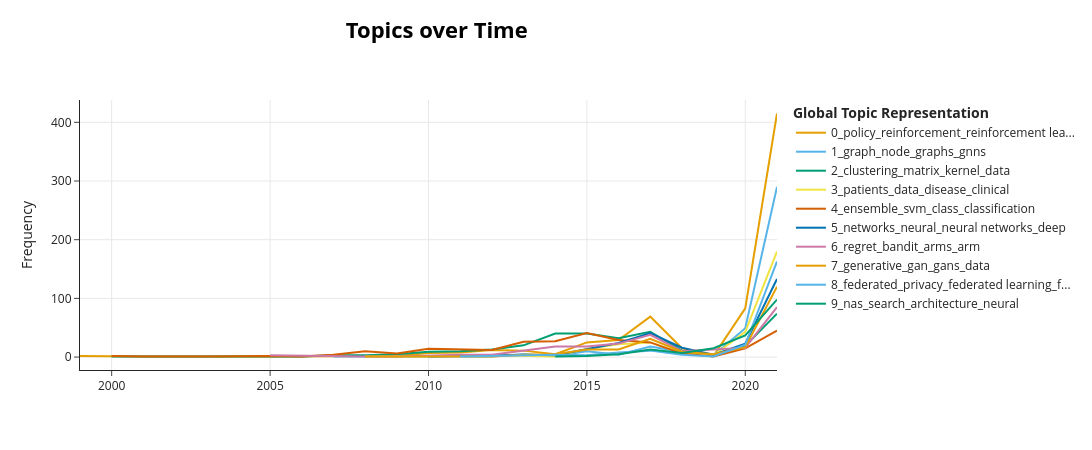

Write notebook code for a chart like this one.
### Code cell
# 10. topic evolution over time
# This section analyzes how topics evolve over time in BERTopic.
# The year is first converted into datetime format and used as timestamps.
# The topics_over_time() function computes the frequency of each topic over time.
# The evolution_tuning parameter smooths temporal changes, while global_tuning
# ensures consistency of topics across time.
# The results are then reshaped into a "time × topic" matrix using pivot_table,
# which facilitates further analysis and visualization (e.g., line plots).

timestamps = pd.to_datetime(df["year"].astype(str), format="%Y")

topics_over_time = topic_model.topics_over_time(
    docs=texts,
    timestamps=timestamps,
    nr_bins=None,
    evolution_tuning=True,
    global_tuning=True
)

evo_pivot = topics_over_time.pivot_table(
    index="Timestamp",
    columns="Topic",
    values="Frequency",
    fill_value=0
)
print(evo_pivot.shape)
print(evo_pivot.head())

# 11. visualize topic evolution
fig = topic_model.visualize_topics_over_time(
    topics_over_time,
    top_n_topics=10
)

fig.show()

### Figure 1 — Plotly figure (JSON) as saved in the notebook; plotly's stock layout.template omitted (floating-point values rounded to 4 significant figures)
{"data": [{"hoverinfo": "text", "hovertext": ["<b>Topic 0</b><br>Words: abstractions, hierarchical, policy, state, abstraction", "<b>Topic 0</b><br>Words: observable, partially, external memory, agent, domains", "<b>Topic 0</b><br>Words: respond, evaluating, agent, significantly affect, quickly learn", "<b>Topic 0</b><br>Words: gradient, lambda, minimizing, function, introduced", "<b>Topic 0</b><br>Words: performance guarantee, brier, substitution, especially case, optimal learning", "<b>Topic 0</b><br>Words: solution, problem, traversal, stochastic, relevant information", "<b>Topic 0</b><br>Words: control, reinforcement learning, reinforcement, learning, algorithm", "<b>Topic 0</b><br>Words: policy, learning, reinforcement, reinforcement learning, value function", "<b>Topic 0</b><br>Words: policy, reinforcement learning, reinforcement, learning, exploration", "<b>Topic 0</b><br>Words: reinforcement learning, reinforcement, learning, clipping, mdp", "<b>Topic 0</b><br>Words: reinforcement learning, reinforcement, markov, behavior, learning", "<b>Topic 0</b><br>Words: policy, reinforcement learning, reinforcement, learning, lambda", "<b>Topic 0</b><br>Words: policy, reinforcement learning, reinforcement, learning, rl", "<b>Topic 0</b><br>Words: policy, reinforcement learning, reinforcement, learning, rl", "<b>Topic 0</b><br>Words: policy, reinforcement, reinforcement learning, rl, learning", "<b>Topic 0</b><br>Words: logic, reinforcement learning, reinforcement, policies, algorithm named", "<b>Topic 0</b><br>Words: reinforcement, reinforcement learning, policy, rl, learning", "<b>Topic 0</b><br>Words: policy, rl, reinforcement, reinforcement learning, learning"], "marker": {"color": "#E69F00"}, "mode": "lines", "name": "0_policy_reinforcement_reinforcement lea...", "x": ["1999-01-01T00:00:00.000000000", "2001-01-01T00:00:00.000000000", "2005-01-01T00:00:00.000000000", "2006-01-01T00:00:00.000000000", "2007-01-01T00:00:00.000000000", "2009-01-01T00:00:00.000000000", "2010-01-01T00:00:00.000000000", "2011-01-01T00:00:00.000000000", "2012-01-01T00:00:00.000000000", "2013-01-01T00:00:00.000000000", "2014-01-01T00:00:00.000000000", "2015-01-01T00:00:00.000000000", "2016-01-01T00:00:00.000000000", "2017-01-01T00:00:00.000000000", "2018-01-01T00:00:00.000000000", "2019-01-01T00:00:00.000000000", "2020-01-01T00:00:00.000000000", "2021-01-01T00:00:00.000000000"], "y": [2, 1, 1, 1, 1, 2, 7, 8, 12, 11, 5, 25, 29, 69, 15, 2, 83, 415], "type": "scatter"}, {"hoverinfo": "text", "hovertext": ["<b>Topic 1</b><br>Words: point clouds, clouds, point, kernels, kernel methods", "<b>Topic 1</b><br>Words: pruning, finding, graph, pattern, group", "<b>Topic 1</b><br>Words: graph, external, relational, nodes, methods", "<b>Topic 1</b><br>Words: graph, graph based, node, sketch, ssl", "<b>Topic 1</b><br>Words: graph, lower bounds, recent results, graphs, lower", "<b>Topic 1</b><br>Words: graph, graphs, node, knowledge graph, nodes", "<b>Topic 1</b><br>Words: graph, diffusion, entities, em, kernels", "<b>Topic 1</b><br>Words: graph, graphs, nodes, node, network", "<b>Topic 1</b><br>Words: graph, graphs, node, tensor, networks", "<b>Topic 1</b><br>Words: gcn, node, graphs, graph, networks", "<b>Topic 1</b><br>Words: graph, node, graphs, gnns, nodes", "<b>Topic 1</b><br>Words: graph, node, graphs, gnns, nodes"], "marker": {"color": "#56B4E9"}, "mode": "lines", "name": "1_graph_node_graphs_gnns", "x": ["2007-01-01T00:00:00.000000000", "2010-01-01T00:00:00.000000000", "2012-01-01T00:00:00.000000000", "2013-01-01T00:00:00.000000000", "2014-01-01T00:00:00.000000000", "2015-01-01T00:00:00.000000000", "2016-01-01T00:00:00.000000000", "2017-01-01T00:00:00.000000000", "2018-01-01T00:00:00.000000000", "2019-01-01T00:00:00.000000000", "2020-01-01T00:00:00.000000000", "2021-01-01T00:00:00.000000000"], "y": [1, 1, 1, 5, 2, 10, 4, 18, 9, 3, 49, 290], "type": "scatter"}, {"hoverinfo": "text", "hovertext": ["<b>Topic 2</b><br>Words: clustering, induction, employs, trees, presented", "<b>Topic 2</b><br>Words: entries, parametric model, kernel matrix, kernel, fitting", "<b>Topic 2</b><br>Words: objects, bag, detailed, smaller, coarse", "<b>Topic 2</b><br>Words: gaussians, mixture, mixtures, epsilon, assumptions", "<b>Topic 2</b><br>Words: lasso, consistency, clustering, referred, group lasso", "<b>Topic 2</b><br>Words: kernel, matrix, data, distances, projection", "<b>Topic 2</b><br>Words: means, gaussians, matrix, mixture, clustering", "<b>Topic 2</b><br>Words: matrix, beta, clustering, web, function", "<b>Topic 2</b><br>Words: clustering, matrix, new, method, kernel", "<b>Topic 2</b><br>Words: clustering, metric, means, algorithm, matrix", "<b>Topic 2</b><br>Words: clustering, metric, metric learning, kernel, algorithm", "<b>Topic 2</b><br>Words: clustering, algorithm, matrix, data, kernel", "<b>Topic 2</b><br>Words: clustering, kernel, algorithm, matrix, data", "<b>Topic 2</b><br>Words: clustering, kernel, matrix, data, means", "<b>Topic 2</b><br>Words: clustering, means, matrix, algorithm, data", "<b>Topic 2</b><br>Words: clustering, metric, matrix, algorithm, data", "<b>Topic 2</b><br>Words: centroid, method, assumption, hand, matrix", "<b>Topic 2</b><br>Words: clustering, matrix, data, kernel, algorithm", "<b>Topic 2</b><br>Words: clustering, matrix, data, kernel, algorithm"], "marker": {"color": "#009E73"}, "mode": "lines", "name": "2_clustering_matrix_kernel_data", "x": ["2000-01-01T00:00:00.000000000", "2002-01-01T00:00:00.000000000", "2005-01-01T00:00:00.000000000", "2006-01-01T00:00:00.000000000", "2007-01-01T00:00:00.000000000", "2008-01-01T00:00:00.000000000", "2009-01-01T00:00:00.000000000", "2010-01-01T00:00:00.000000000", "2011-01-01T00:00:00.000000000", "2012-01-01T00:00:00.000000000", "2013-01-01T00:00:00.000000000", "2014-01-01T00:00:00.000000000", "2015-01-01T00:00:00.000000000", "2016-01-01T00:00:00.000000000", "2017-01-01T00:00:00.000000000", "2018-01-01T00:00:00.000000000", "2019-01-01T00:00:00.000000000", "2020-01-01T00:00:00.000000000", "2021-01-01T00:00:00.000000000"], "y": [1, 1, 1, 1, 3, 3, 5, 9, 10, 13, 20, 40, 40, 32, 43, 11, 2, 19, 74], "type": "scatter"}, {"hoverinfo": "text", "hovertext": ["<b>Topic 3</b><br>Words: classification accuracies, classification, accuracies, intelligence, relational", "<b>Topic 3</b><br>Words: enhancement, segmentation, segmented, area, contrast", "<b>Topic 3</b><br>Words: filter, movement, sequence, competition, dataset", "<b>Topic 3</b><br>Words: mcc, textual, auc, data, records", "<b>Topic 3</b><br>Words: cancer, prognosis, sampling, class labels, sampling techniques", "<b>Topic 3</b><br>Words: cancer, patients, clinical, patient, data", "<b>Topic 3</b><br>Words: patients, disease, patient, data, cancer", "<b>Topic 3</b><br>Words: patients, data, patient, medical, health", "<b>Topic 3</b><br>Words: medical, ehr, sleep, wake, disease", "<b>Topic 3</b><br>Words: model, attention, data, audio, models", "<b>Topic 3</b><br>Words: patients, data, medical, patient, health", "<b>Topic 3</b><br>Words: patients, disease, data, clinical, health"], "marker": {"color": "#F0E442"}, "mode": "lines", "name": "3_patients_data_disease_clinical", "x": ["2008-01-01T00:00:00.000000000", "2009-01-01T00:00:00.000000000", "2011-01-01T00:00:00.000000000", "2012-01-01T00:00:00.000000000", "2014-01-01T00:00:00.000000000", "2015-01-01T00:00:00.000000000", "2016-01-01T00:00:00.000000000", "2017-01-01T00:00:00.000000000", "2018-01-01T00:00:00.000000000", "2019-01-01T00:00:00.000000000", "2020-01-01T00:00:00.000000000", "2021-01-01T00:00:00.000000000"], "y": [1, 1, 2, 3, 1, 14, 22, 25, 7, 3, 43, 180], "type": "scatter"}, {"hoverinfo": "text", "hovertext": ["<b>Topic 4</b><br>Words: classifier, hybrid, computers, complexity, reference", "<b>Topic 4</b><br>Words: cross validation, decision tree, decision, validation, tree", "<b>Topic 4</b><br>Words: polynomial, algorithm learning, lists, threshold, sample complexity", "<b>Topic 4</b><br>Words: log, poly, hierarchy, probability, frac", "<b>Topic 4</b><br>Words: tree, probabilistic, trees, weak, boosting", "<b>Topic 4</b><br>Words: dimension, estimate, gibbs, minimum, bayes", "<b>Topic 4</b><br>Words: diversity, ensemble, bounds, classifiers, margin", "<b>Topic 4</b><br>Words: true, statistical, singular, svms, condition", "<b>Topic 4</b><br>Words: margin, learning, svm, log, vc", "<b>Topic 4</b><br>Words: class, classifier, dimension, margin, eps", "<b>Topic 4</b><br>Words: cost, boosting, classifiers, margin, class", "<b>Topic 4</b><br>Words: class, multi class, svm, classification, algorithm", "<b>Topic 4</b><br>Words: class, ensemble, classification, learning, svm", "<b>Topic 4</b><br>Words: svm, ensemble, classification, algorithm, cost", "<b>Topic 4</b><br>Words: svm, classification, ensemble, class, boosting", "<b>Topic 4</b><br>Words: class, learning, ensemble, classification, classifiers", "<b>Topic 4</b><br>Words: diversity, ensemble, trees, weighted, rademacher complexity", "<b>Topic 4</b><br>Words: os, universal, hamming, course, pac", "<b>Topic 4</b><br>Words: svm, ensemble, classifier, training algorithm, classification", "<b>Topic 4</b><br>Words: ensemble, decision, classifier, trees, ensembles"], "marker": {"color": "#D55E00"}, "mode": "lines", "name": "4_ensemble_svm_class_classification", "x": ["2000-01-01T00:00:00.000000000", "2001-01-01T00:00:00.000000000", "2003-01-01T00:00:00.000000000", "2005-01-01T00:00:00.000000000", "2006-01-01T00:00:00.000000000", "2007-01-01T00:00:00.000000000", "2008-01-01T00:00:00.000000000", "2009-01-01T00:00:00.000000000", "2010-01-01T00:00:00.000000000", "2011-01-01T00:00:00.000000000", "2012-01-01T00:00:00.000000000", "2013-01-01T00:00:00.000000000", "2014-01-01T00:00:00.000000000", "2015-01-01T00:00:00.000000000", "2016-01-01T00:00:00.000000000", "2017-01-01T00:00:00.000000000", "2018-01-01T00:00:00.000000000", "2019-01-01T00:00:00.000000000", "2020-01-01T00:00:00.000000000", "2021-01-01T00:00:00.000000000"], "y": [2, 1, 1, 2, 1, 4, 10, 6, 14, 13, 12, 26, 27, 41, 29, 25, 6, 1, 15, 45], "type": "scatter"}, {"hoverinfo": "text", "hovertext": ["<b>Topic 5</b><br>Words: atomic, rate, having, sample complexity, distribution", "<b>Topic 5</b><br>Words: kernels, detector, images, 000, geometry", "<b>Topic 5</b><br>Words: estimator, stochastic, neurons, gradient, layers", "<b>Topic 5</b><br>Words: elm, generalization capability, capability, network, generalization", "<b>Topic 5</b><br>Words: networks, relu, neural, layer, training", "<b>Topic 5</b><br>Words: networks, neural, neural networks, deep, training", "<b>Topic 5</b><br>Words: networks, neural, deep, neural networks, network", "<b>Topic 5</b><br>Words: deep, networks, neural, gradient, nets", "<b>Topic 5</b><br>Words: approximation, networks, deep networks, neural, neural networks", "<b>Topic 5</b><br>Words: neural, networks, neural networks, deep, training", "<b>Topic 5</b><br>Words: networks, neural, neural networks, network, deep"], "marker": {"color": "#0072B2"}, "mode": "lines", "name": "5_networks_neural_neural networks_deep", "x": ["2010-01-01T00:00:00.000000000", "2011-01-01T00:00:00.000000000", "2013-01-01T00:00:00.000000000", "2014-01-01T00:00:00.000000000", "2015-01-01T00:00:00.000000000", "2016-01-01T00:00:00.000000000", "2017-01-01T00:00:00.000000000", "2018-01-01T00:00:00.000000000", "2019-01-01T00:00:00.000000000", "2020-01-01T00:00:00.000000000", "2021-01-01T00:00:00.000000000"], "y": [1, 2, 4, 3, 13, 24, 41, 16, 4, 23, 133], "type": "scatter"}, {"hoverinfo": "text", "hovertext": ["<b>Topic 6</b><br>Words: bound, regret, adversary, bandit, bounds", "<b>Topic 6</b><br>Words: tree, tree search, bandit, regret, ucb", "<b>Topic 6</b><br>Words: arms, regret, bayes, policy, risk", "<b>Topic 6</b><br>Words: decisions, near optimal, flows, distributed, nodes", "<b>Topic 6</b><br>Words: regret, intent, bandit, algorithm, delta", "<b>Topic 6</b><br>Words: regret, arm, bandit, arms, tool", "<b>Topic 6</b><br>Words: users, reward, arms, maker, regret", "<b>Topic 6</b><br>Words: regret, bandit, armed, bound, arm", "<b>Topic 6</b><br>Words: regret, arms, bandit, arm, reward", "<b>Topic 6</b><br>Words: regret, bandit, arm, arms, reward", "<b>Topic 6</b><br>Words: bandit, regret, arm, arms, problem", "<b>Topic 6</b><br>Words: regret, bandit, arms, problem, arm", "<b>Topic 6</b><br>Words: bandit, regret, reward, contextual, arms", "<b>Topic 6</b><br>Words: regret, bandit, bandits, arm, setting", "<b>Topic 6</b><br>Words: regret, bandit, bandits, arm, algorithm"], "marker": {"color": "#CC79A7"}, "mode": "lines", "name": "6_regret_bandit_arms_arm", "x": ["2005-01-01T00:00:00.000000000", "2007-01-01T00:00:00.000000000", "2008-01-01T00:00:00.000000000", "2009-01-01T00:00:00.000000000", "2010-01-01T00:00:00.000000000", "2011-01-01T00:00:00.000000000", "2012-01-01T00:00:00.000000000", "2013-01-01T00:00:00.000000000", "2014-01-01T00:00:00.000000000", "2015-01-01T00:00:00.000000000", "2016-01-01T00:00:00.000000000", "2017-01-01T00:00:00.000000000", "2018-01-01T00:00:00.000000000", "2020-01-01T00:00:00.000000000", "2021-01-01T00:00:00.000000000"], "y": [3, 1, 1, 1, 3, 4, 4, 11, 18, 18, 23, 38, 10, 16, 85], "type": "scatter"}, {"hoverinfo": "text", "hovertext": ["<b>Topic 7</b><br>Words: entropy, uncertainty, perceived, shannon, perception", "<b>Topic 7</b><br>Words: partition, uniform sampling, function, uniform, assumption", "<b>Topic 7</b><br>Words: corruption, distribution, generative, gibbs, estimator", "<b>Topic 7</b><br>Words: latent, generative, inference, encoder, auto encoder", "<b>Topic 7</b><br>Words: generative, distribution, variational, latent, model", "<b>Topic 7</b><br>Words: generative, distribution, models, latent, mathbf", "<b>Topic 7</b><br>Words: generative, gans, gan, latent, variational", "<b>Topic 7</b><br>Words: latent, orders, generative, gan, data", "<b>Topic 7</b><br>Words: gan, generative, adversarial, generative adversarial, gans", "<b>Topic 7</b><br>Words: generative, gan, latent, distribution, gans", "<b>Topic 7</b><br>Words: generative, gan, gans, data, distribution"], "marker": {"color": "#E69F00"}, "mode": "lines", "name": "7_generative_gan_gans_data", "x": ["2008-01-01T00:00:00.000000000", "2012-01-01T00:00:00.000000000", "2013-01-01T00:00:00.000000000", "2014-01-01T00:00:00.000000000", "2015-01-01T00:00:00.000000000", "2016-01-01T00:00:00.000000000", "2017-01-01T00:00:00.000000000", "2018-01-01T00:00:00.000000000", "2019-01-01T00:00:00.000000000", "2020-01-01T00:00:00.000000000", "2021-01-01T00:00:00.000000000"], "y": [1, 1, 4, 5, 13, 13, 31, 9, 5, 17, 120], "type": "scatter"}, {"hoverinfo": "text", "hovertext": ["<b>Topic 8</b><br>Words: secondary, spectrum, primary, sensing, miss", "<b>Topic 8</b><br>Words: private, privacy, learning, data, local", "<b>Topic 8</b><br>Words: privacy, textit, distributed, learning, private", "<b>Topic 8</b><br>Words: privacy, federated, differential, data, federated learning", "<b>Topic 8</b><br>Words: privacy, federated, data, private, differential", "<b>Topic 8</b><br>Words: privacy, private, learning, data, overhead", "<b>Topic 8</b><br>Words: healthcare, federated, federated learning, technologies, data", "<b>Topic 8</b><br>Words: federated, federated learning, privacy, fl, learning", "<b>Topic 8</b><br>Words: federated, fl, federated learning, clients, privacy"], "marker": {"color": "#56B4E9"}, "mode": "lines", "name": "8_federated_privacy_federated learning_f...", "x": ["2011-01-01T00:00:00.000000000", "2014-01-01T00:00:00.000000000", "2015-01-01T00:00:00.000000000", "2016-01-01T00:00:00.000000000", "2017-01-01T00:00:00.000000000", "2018-01-01T00:00:00.000000000", "2019-01-01T00:00:00.000000000", "2020-01-01T00:00:00.000000000", "2021-01-01T00:00:00.000000000"], "y": [1, 4, 3, 8, 11, 4, 1, 21, 163], "type": "scatter"}, {"hoverinfo": "text", "hovertext": ["<b>Topic 9</b><br>Words: gpus, implementation, et al, et, al", "<b>Topic 9</b><br>Words: fixed point, frameworks, point, performance, fixed", "<b>Topic 9</b><br>Words: memory, deep, bnns, networks, neural", "<b>Topic 9</b><br>Words: memory, neural, deep, network, networks", "<b>Topic 9</b><br>Words: hardware, training, neural, pruning, deep", "<b>Topic 9</b><br>Words: nas, mobile, neural, search, inference", "<b>Topic 9</b><br>Words: nas, search, neural, memory, architecture", "<b>Topic 9</b><br>Words: nas, search, architecture, neural, hardware"], "marker": {"color": "#009E73"}, "mode": "lines", "name": "9_nas_search_architecture_neural", "x": ["2014-01-01T00:00:00.000000000", "2015-01-01T00:00:00.000000000", "2016-01-01T00:00:00.000000000", "2017-01-01T00:00:00.000000000", "2018-01-01T00:00:00.000000000", "2019-01-01T00:00:00.000000000", "2020-01-01T00:00:00.000000000", "2021-01-01T00:00:00.000000000"], "y": [1, 2, 5, 13, 7, 15, 37, 98], "type": "scatter"}], "layout": {"xaxis": {"showgrid": true}, "yaxis": {"showgrid": true, "title": {"text": "Frequency"}}, "title": {"font": {"size": 22, "color": "Black"}, "text": "<b>Topics over Time</b>", "y": 0.95, "x": 0.4, "xanchor": "center", "yanchor": "top"}, "hoverlabel": {"font": {"size": 16, "family": "Rockwell"}, "bgcolor": "white"}, "width": 1250, "height": 450, "legend": {"title": {"text": "<b>Global Topic Representation"}}}}
